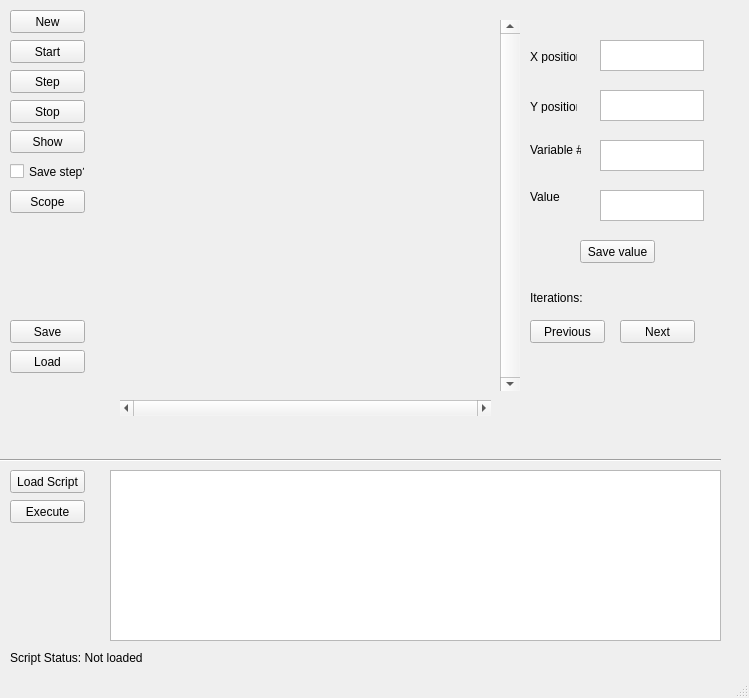
<?xml version="1.0" encoding="UTF-8"?>
<ui version="4.0">
 <class>GUIClass</class>
 <widget class="QMainWindow" name="GUIClass">
  <property name="geometry">
   <rect>
    <x>0</x>
    <y>0</y>
    <width>749</width>
    <height>698</height>
   </rect>
  </property>
  <property name="windowTitle">
   <string>Cellular Automata</string>
  </property>
  <property name="autoFillBackground">
   <bool>false</bool>
  </property>
  <property name="documentMode">
   <bool>false</bool>
  </property>
  <property name="tabShape">
   <enum>QTabWidget::Rounded</enum>
  </property>
  <widget class="QWidget" name="centralWidget">
   <widget class="QPushButton" name="StartButton">
    <property name="geometry">
     <rect>
      <x>10</x>
      <y>40</y>
      <width>75</width>
      <height>23</height>
     </rect>
    </property>
    <property name="text">
     <string>Start</string>
    </property>
   </widget>
   <widget class="QPushButton" name="StepButton">
    <property name="geometry">
     <rect>
      <x>10</x>
      <y>70</y>
      <width>75</width>
      <height>23</height>
     </rect>
    </property>
    <property name="text">
     <string>Step</string>
    </property>
   </widget>
   <widget class="QPushButton" name="StopButton">
    <property name="geometry">
     <rect>
      <x>10</x>
      <y>100</y>
      <width>75</width>
      <height>23</height>
     </rect>
    </property>
    <property name="text">
     <string>Stop</string>
    </property>
   </widget>
   <widget class="QPushButton" name="LoadButton">
    <property name="geometry">
     <rect>
      <x>10</x>
      <y>350</y>
      <width>75</width>
      <height>23</height>
     </rect>
    </property>
    <property name="text">
     <string>Load</string>
    </property>
   </widget>
   <widget class="QPushButton" name="SaveButton">
    <property name="geometry">
     <rect>
      <x>10</x>
      <y>320</y>
      <width>75</width>
      <height>23</height>
     </rect>
    </property>
    <property name="text">
     <string>Save</string>
    </property>
   </widget>
   <widget class="QCheckBox" name="StepSaveButton">
    <property name="geometry">
     <rect>
      <x>10</x>
      <y>160</y>
      <width>75</width>
      <height>23</height>
     </rect>
    </property>
    <property name="text">
     <string>Save step?</string>
    </property>
   </widget>
   <widget class="QPushButton" name="NewButton">
    <property name="geometry">
     <rect>
      <x>10</x>
      <y>10</y>
      <width>75</width>
      <height>23</height>
     </rect>
    </property>
    <property name="text">
     <string>New</string>
    </property>
   </widget>
   <widget class="QPushButton" name="ShowButton">
    <property name="geometry">
     <rect>
      <x>10</x>
      <y>130</y>
      <width>75</width>
      <height>23</height>
     </rect>
    </property>
    <property name="text">
     <string>Show</string>
    </property>
   </widget>
   <widget class="QPushButton" name="LoadScriptButton">
    <property name="geometry">
     <rect>
      <x>10</x>
      <y>470</y>
      <width>75</width>
      <height>23</height>
     </rect>
    </property>
    <property name="text">
     <string>Load Script</string>
    </property>
   </widget>
   <widget class="QPlainTextEdit" name="ScriptText">
    <property name="geometry">
     <rect>
      <x>110</x>
      <y>470</y>
      <width>611</width>
      <height>171</height>
     </rect>
    </property>
   </widget>
   <widget class="QLabel" name="ScriptLabel">
    <property name="geometry">
     <rect>
      <x>10</x>
      <y>650</y>
      <width>981</width>
      <height>16</height>
     </rect>
    </property>
    <property name="text">
     <string>Script Status: Not loaded</string>
    </property>
   </widget>
   <widget class="Line" name="line">
    <property name="geometry">
     <rect>
      <x>0</x>
      <y>450</y>
      <width>721</width>
      <height>21</height>
     </rect>
    </property>
    <property name="orientation">
     <enum>Qt::Horizontal</enum>
    </property>
   </widget>
   <widget class="QPushButton" name="SaveScriptButton">
    <property name="geometry">
     <rect>
      <x>10</x>
      <y>500</y>
      <width>75</width>
      <height>23</height>
     </rect>
    </property>
    <property name="text">
     <string>Execute</string>
    </property>
   </widget>
   <widget class="QScrollBar" name="horizontalScrollBar">
    <property name="geometry">
     <rect>
      <x>120</x>
      <y>400</y>
      <width>371</width>
      <height>16</height>
     </rect>
    </property>
    <property name="maximum">
     <number>0</number>
    </property>
    <property name="orientation">
     <enum>Qt::Horizontal</enum>
    </property>
   </widget>
   <widget class="QScrollBar" name="verticalScrollBar">
    <property name="geometry">
     <rect>
      <x>500</x>
      <y>20</y>
      <width>20</width>
      <height>371</height>
     </rect>
    </property>
    <property name="maximum">
     <number>0</number>
    </property>
    <property name="orientation">
     <enum>Qt::Vertical</enum>
    </property>
   </widget>
   <widget class="QPlainTextEdit" name="xPosEditText">
    <property name="geometry">
     <rect>
      <x>600</x>
      <y>40</y>
      <width>104</width>
      <height>31</height>
     </rect>
    </property>
   </widget>
   <widget class="QPlainTextEdit" name="yPosEditText">
    <property name="geometry">
     <rect>
      <x>600</x>
      <y>90</y>
      <width>104</width>
      <height>31</height>
     </rect>
    </property>
   </widget>
   <widget class="QPlainTextEdit" name="VarNumText">
    <property name="geometry">
     <rect>
      <x>600</x>
      <y>140</y>
      <width>104</width>
      <height>31</height>
     </rect>
    </property>
   </widget>
   <widget class="QLabel" name="xPosEditLabel">
    <property name="geometry">
     <rect>
      <x>530</x>
      <y>50</y>
      <width>47</width>
      <height>13</height>
     </rect>
    </property>
    <property name="text">
     <string>X position</string>
    </property>
   </widget>
   <widget class="QLabel" name="yPosEditLabel">
    <property name="geometry">
     <rect>
      <x>530</x>
      <y>100</y>
      <width>47</width>
      <height>13</height>
     </rect>
    </property>
    <property name="text">
     <string>Y position</string>
    </property>
   </widget>
   <widget class="QLabel" name="VarNumLabel">
    <property name="geometry">
     <rect>
      <x>530</x>
      <y>140</y>
      <width>51</width>
      <height>20</height>
     </rect>
    </property>
    <property name="text">
     <string>Variable #</string>
    </property>
   </widget>
   <widget class="QPlainTextEdit" name="ValueEditText">
    <property name="geometry">
     <rect>
      <x>600</x>
      <y>190</y>
      <width>104</width>
      <height>31</height>
     </rect>
    </property>
   </widget>
   <widget class="QLabel" name="ValueLabel">
    <property name="geometry">
     <rect>
      <x>530</x>
      <y>190</y>
      <width>47</width>
      <height>13</height>
     </rect>
    </property>
    <property name="text">
     <string>Value</string>
    </property>
   </widget>
   <widget class="QPushButton" name="SaveValueButton">
    <property name="geometry">
     <rect>
      <x>580</x>
      <y>240</y>
      <width>75</width>
      <height>23</height>
     </rect>
    </property>
    <property name="text">
     <string>Save value</string>
    </property>
   </widget>
   <widget class="QPushButton" name="ScopeButton">
    <property name="geometry">
     <rect>
      <x>10</x>
      <y>190</y>
      <width>75</width>
      <height>23</height>
     </rect>
    </property>
    <property name="text">
     <string>Scope</string>
    </property>
   </widget>
   <widget class="QLabel" name="label">
    <property name="geometry">
     <rect>
      <x>530</x>
      <y>290</y>
      <width>101</width>
      <height>16</height>
     </rect>
    </property>
    <property name="text">
     <string>Iterations:</string>
    </property>
   </widget>
   <widget class="QPushButton" name="pushButton">
    <property name="geometry">
     <rect>
      <x>530</x>
      <y>320</y>
      <width>75</width>
      <height>23</height>
     </rect>
    </property>
    <property name="text">
     <string>Previous</string>
    </property>
   </widget>
   <widget class="QPushButton" name="pushButton_2">
    <property name="geometry">
     <rect>
      <x>620</x>
      <y>320</y>
      <width>75</width>
      <height>23</height>
     </rect>
    </property>
    <property name="text">
     <string>Next</string>
    </property>
   </widget>
  </widget>
  <widget class="QStatusBar" name="statusBar"/>
 </widget>
 <layoutdefault spacing="6" margin="11"/>
 <resources>
  <include location="GUI.qrc"/>
 </resources>
 <connections/>
</ui>
